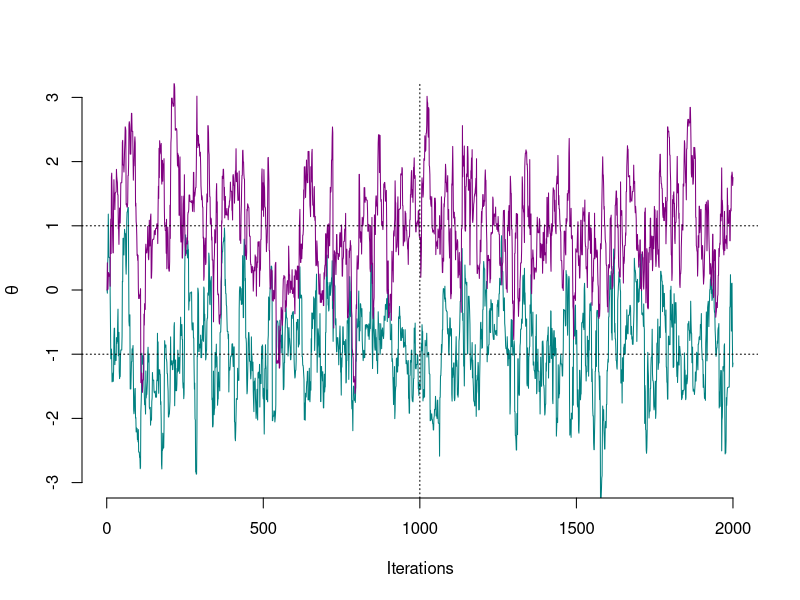
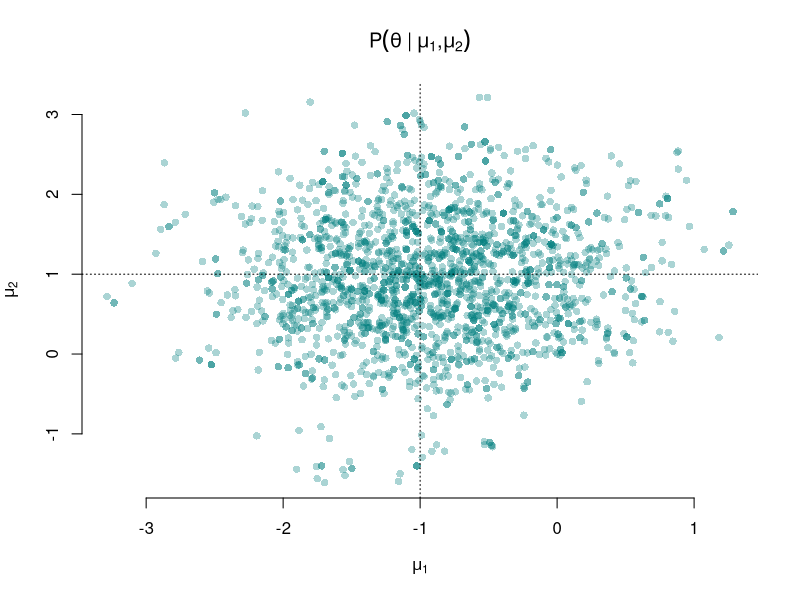

Recreate these plots in R, in order.
# Full NUTS sampler
nuts <- function(log_posterior, grad_log_posterior, 
                 q0, Sigma, mu, 
                 epsilon, lambda_ta = 0.8, gamma = 0.5,
                 n_samples = 1000, n_warmup = 500) {
  # Initialization
  nuts_state <- nuts_init(q0, Sigma, mu, epsilon)
  samples <- matrix(0, nrow = n_samples + n_warmup, ncol = length(q0))
  
  # Warmup phase for step size adaptation
  for (i in 1:n_warmup) {
    nuts_state$p <- rnorm(length(q0), 0, 1) # Resample momentum
    trajectory <- build_trajectory(nuts_state$q, nuts_state$p, grad_log_posterior, nuts_state$epsilon, Sigma, mu)
    
    #Metropolis Hastings
    current_logp <- log_posterior(nuts_state$q, Sigma, mu)
    proposed_logp <- log_posterior(trajectory$q, Sigma, mu)
    
    acc_rate <- acceptance_prob(current_logp, proposed_logp)
    
    if(runif(1) < acc_rate){
      nuts_state$q <- trajectory$q
    }
    
    ## Adaptative epsilon
    nuts_state$epsilon <- adapt_epsilon(epsilon, acc_rate, lambda_ta, gamma)
    
    samples[i, ] <- nuts_state$q
  }
  
  # Sampling phase
  for (i in 1:n_samples) {
    nuts_state$p <- rnorm(length(q0), 0, 1) # Resample momentum
    trajectory <- build_trajectory(nuts_state$q, nuts_state$p, grad_log_posterior, nuts_state$epsilon, Sigma, mu)
    
    #Metropolis Hastings
    current_logp <- log_posterior(nuts_state$q, Sigma, mu)
    proposed_logp <- log_posterior(trajectory$q, Sigma, mu)
    
    if(runif(1) < acceptance_prob(current_logp, proposed_logp)){
      nuts_state$q <- trajectory$q
    }
    
    samples[i + n_warmup, ] <- nuts_state$q
  }
  
  samples
}

adapt_epsilon <- function(epsilon, lambda_ca, lambda_ta = 0.8, gamma = 0.5) {
  delta <- lambda_ca - lambda_ta
  epsilon <- epsilon * exp(gamma * delta)
  epsilon
}

# Leapfrog integration
leapfrog <- function(q, p, grad_func, epsilon, Sigma, mu) {
  grad_q <- grad_func(q, Sigma, mu) # Gradient calculation
  p <- p + (epsilon / 2) * grad_q # Half-step for momentum
  q <- q + epsilon * p # Full-step for position
  grad_q <- grad_func(q, Sigma, mu)
  p <- p + (epsilon / 2) * grad_q # Half-step for momentum
  list(q = q, p = p)
}

# U-turn check (dot product of momentum vectors)
is_uturn <- function(q_left, q_right, p_left, p_right) {
  (sum((q_right - q_left) * p_left) < 0) || 
    (sum((q_right - q_left) * p_right) < 0)
}

# Build a trajectory (doubling until U-turn)
build_trajectory <- function(q, p, grad_func, epsilon, Sigma, mu) {
  q_left <- q
  p_left <- p
  q_right <- q
  p_right <- p
  trajectory <- list(q = q, p = p)
  
  j <- 0
  while (!is_uturn(q_left, q_right, p_left, p_right) && j < 10) {
    if (runif(1) < 0.5) {
      # Expand left
      leapfrog_result <- leapfrog(q_left, p_left, grad_func, -epsilon, Sigma, mu)
      q_left <- leapfrog_result$q
      p_left <- leapfrog_result$p
    } else {
      # Expand right
      leapfrog_result <- leapfrog(q_right, p_right, grad_func, epsilon, Sigma, mu)
      q_right <- leapfrog_result$q
      p_right <- leapfrog_result$p
    }
    trajectory$q <- cbind(trajectory$q, leapfrog_result$q)
    trajectory$p <- cbind(trajectory$p, leapfrog_result$p)
    j <- j + 1
  }
  index <- sample(1:ncol(trajectory$q), 1)
  list(q = trajectory$q[, index], p = trajectory$p[, index])
}

# Initialization function of NUTS state
nuts_init <- function(q0, Sigma, mu, epsilon) {
  list(
    q = q0, # Initial position
    mu = mu,
    p = rnorm(length(q0), 0, 1), # Initial random momentum
    epsilon = epsilon # Initial step size (this will be adapted later)
  )
}

# Metropolis-Hastings acceptance probability
acceptance_prob <- function(current_logp, proposed_logp) {
  min(1, exp(proposed_logp - current_logp))
}

# Log-posterior function
log_posterior <- function(q, Sigma, mu) {
  diff <- q - mu
  -0.5 * t(diff) %*% solve(Sigma) %*% diff - 0.5 * log(det(Sigma))
}

## Gradient of Log-posterior
grad_log_posterior <- function(q, Sigma, mu) {
  -solve(Sigma, q - mu)
}

## Testing ====

q0 <- c(0, 0) ## Initial position
mu <- c(-1, 1) ## Target mu1 and mu2

Sigma <- matrix(c(1, 0, 0, 1), nrow = 2) ## Var-Cov Matrix

set.seed(12345) ## Seed for reproducibility
samples <- nuts(
  log_posterior = log_posterior, 
  grad_log_posterior = grad_log_posterior, 
  q0 = q0, Sigma = Sigma, mu = mu, epsilon = 0.1,
  n_samples = 1000, n_warmup = 1000
)

# Basic plot ----

## Traceplots
plot(samples[, 1], type = "l", col = rgb(0,0.5,0.5,1), ylim = c(-3,3), 
     axes = FALSE, xlab = "Iterations", ylab = expression(theta))
lines(samples[, 2], type = "l", col = rgb(0.5,0,0.5,1))
axis(1); axis(2); abline(h = c(-1,1), v = 1000, lty = 3)

## 2D posterior of mu1 and mu2
plot(samples, pch = 16, col = rgb(0,0.5,0.5,1/3), axes = FALSE, 
     xlab = expression(mu[1]), ylab = expression(mu[2]), 
     main = expression(P(theta~"|"~mu[1]*","*mu[2])))
axis(1); axis(2); abline(h = 1, v = -1, lty = 3)

